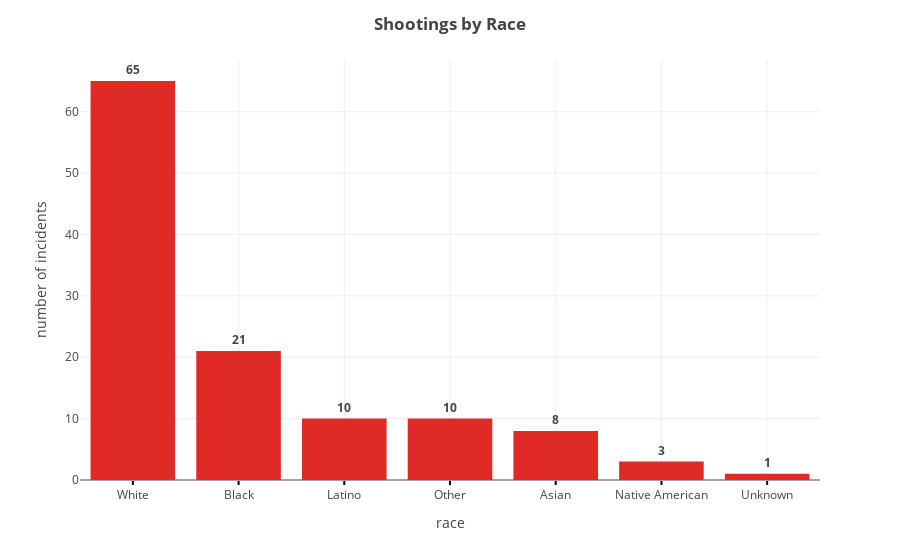

Notebook code cell kept with this figure:
### Markdown cell above
### 11.1 Shootings by Race | Data Visualization

### Code cell
fig = px.bar(race, x='race', y='shootings')

fig.update_traces(texttemplate='<b>%{y:.2}</b>',  marker_color='#e02a26',textposition='outside')

fig.update_layout(uniformtext_minsize=8, uniformtext_mode='hide', yaxis_title="number of incidents", title='<b>Shootings by Race</b>',
    xaxis_title="race",
        xaxis=dict(
        #tickmode='linear',
        ticks='outside',
        tick0=0,
        ticklen=4,
        tickwidth=2,
        tickcolor='#000'
    ), 
        template='gridon')

fig.show()

### Figure 1 — Plotly figure (JSON) as saved in the notebook; plotly's stock layout.template omitted (floating-point values rounded to 4 significant figures)
{"data": [{"alignmentgroup": "True", "hoverlabel": {"namelength": 0}, "hovertemplate": "race=%{x}<br>shootings=%{y}", "legendgroup": "", "marker": {"color": "#e02a26"}, "name": "", "offsetgroup": "", "orientation": "v", "showlegend": false, "textposition": "outside", "texttemplate": "<b>%{y:.2}</b>", "type": "bar", "x": ["White", "Black", "Latino", "Other", "Asian", "Native American", "Unknown"], "xaxis": "x", "y": [65, 21, 10, 10, 8, 3, 1], "yaxis": "y"}], "layout": {"barmode": "relative", "legend": {"tracegroupgap": 0}, "margin": {"t": 60}, "title": {"text": "<b>Shootings by Race</b>"}, "uniformtext": {"minsize": 8, "mode": "hide"}, "xaxis": {"anchor": "y", "domain": [0, 1], "tick0": 0, "tickcolor": "#000", "ticklen": 4, "ticks": "outside", "tickwidth": 2, "title": {"text": "race"}}, "yaxis": {"anchor": "x", "domain": [0, 1], "title": {"text": "number of incidents"}}}}
